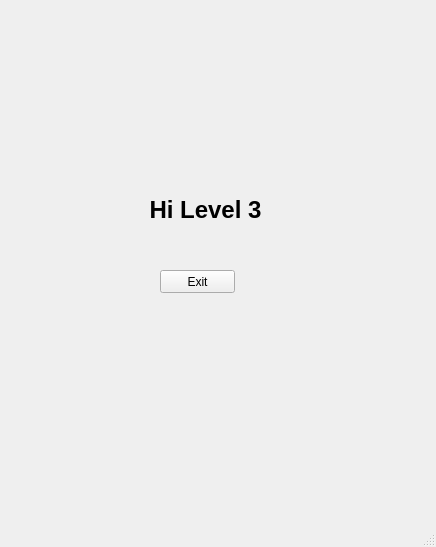
<?xml version="1.0" encoding="UTF-8"?>
<ui version="4.0">
 <class>SistemaPesadasLevel1</class>
 <widget class="QMainWindow" name="SistemaPesadasLevel1">
  <property name="geometry">
   <rect>
    <x>0</x>
    <y>0</y>
    <width>436</width>
    <height>547</height>
   </rect>
  </property>
  <property name="minimumSize">
   <size>
    <width>436</width>
    <height>547</height>
   </size>
  </property>
  <property name="maximumSize">
   <size>
    <width>436</width>
    <height>547</height>
   </size>
  </property>
  <property name="windowTitle">
   <string>Administrator Level 3</string>
  </property>
  <widget class="QWidget" name="centralwidget">
   <widget class="QLabel" name="label">
    <property name="geometry">
     <rect>
      <x>100</x>
      <y>190</y>
      <width>211</width>
      <height>41</height>
     </rect>
    </property>
    <property name="maximumSize">
     <size>
      <width>436</width>
      <height>16777215</height>
     </size>
    </property>
    <property name="font">
     <font>
      <pointsize>16</pointsize>
      <weight>75</weight>
      <bold>true</bold>
     </font>
    </property>
    <property name="text">
     <string>&lt;html&gt;&lt;head/&gt;&lt;body&gt;&lt;p align=&quot;center&quot;&gt;&lt;span style=&quot; font-size:18pt;&quot;&gt;Hi Level 3&lt;/span&gt;&lt;/p&gt;&lt;/body&gt;&lt;/html&gt;</string>
    </property>
   </widget>
   <widget class="QLabel" name="label_2">
    <property name="geometry">
     <rect>
      <x>10</x>
      <y>0</y>
      <width>71</width>
      <height>81</height>
     </rect>
    </property>
    <property name="styleSheet">
     <string notr="true">border-image: url(:/cafe.png);</string>
    </property>
    <property name="text">
     <string/>
    </property>
   </widget>
   <widget class="QPushButton" name="btn_exit">
    <property name="geometry">
     <rect>
      <x>160</x>
      <y>270</y>
      <width>75</width>
      <height>23</height>
     </rect>
    </property>
    <property name="text">
     <string>Exit</string>
    </property>
   </widget>
   <widget class="QLabel" name="label_4">
    <property name="geometry">
     <rect>
      <x>270</x>
      <y>30</y>
      <width>151</width>
      <height>101</height>
     </rect>
    </property>
    <property name="styleSheet">
     <string notr="true">border-image: url(:/your-logo-here2.png);</string>
    </property>
    <property name="text">
     <string/>
    </property>
   </widget>
  </widget>
  <widget class="QMenuBar" name="menubar">
   <property name="geometry">
    <rect>
     <x>0</x>
     <y>0</y>
     <width>436</width>
     <height>22</height>
    </rect>
   </property>
  </widget>
  <widget class="QStatusBar" name="statusbar"/>
 </widget>
 <resources>
  <include location="imagesqt.qrc"/>
 </resources>
 <connections/>
</ui>
